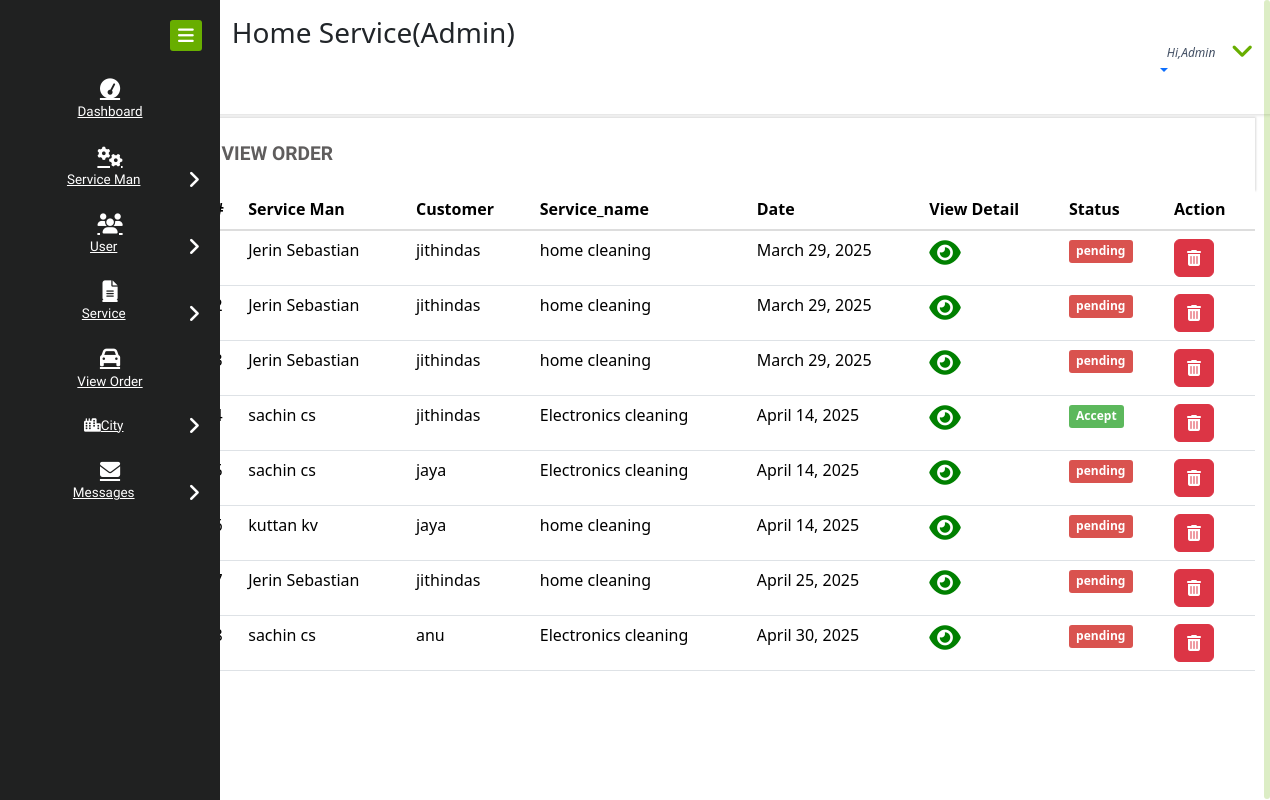
The app's page /admin_order, older data.
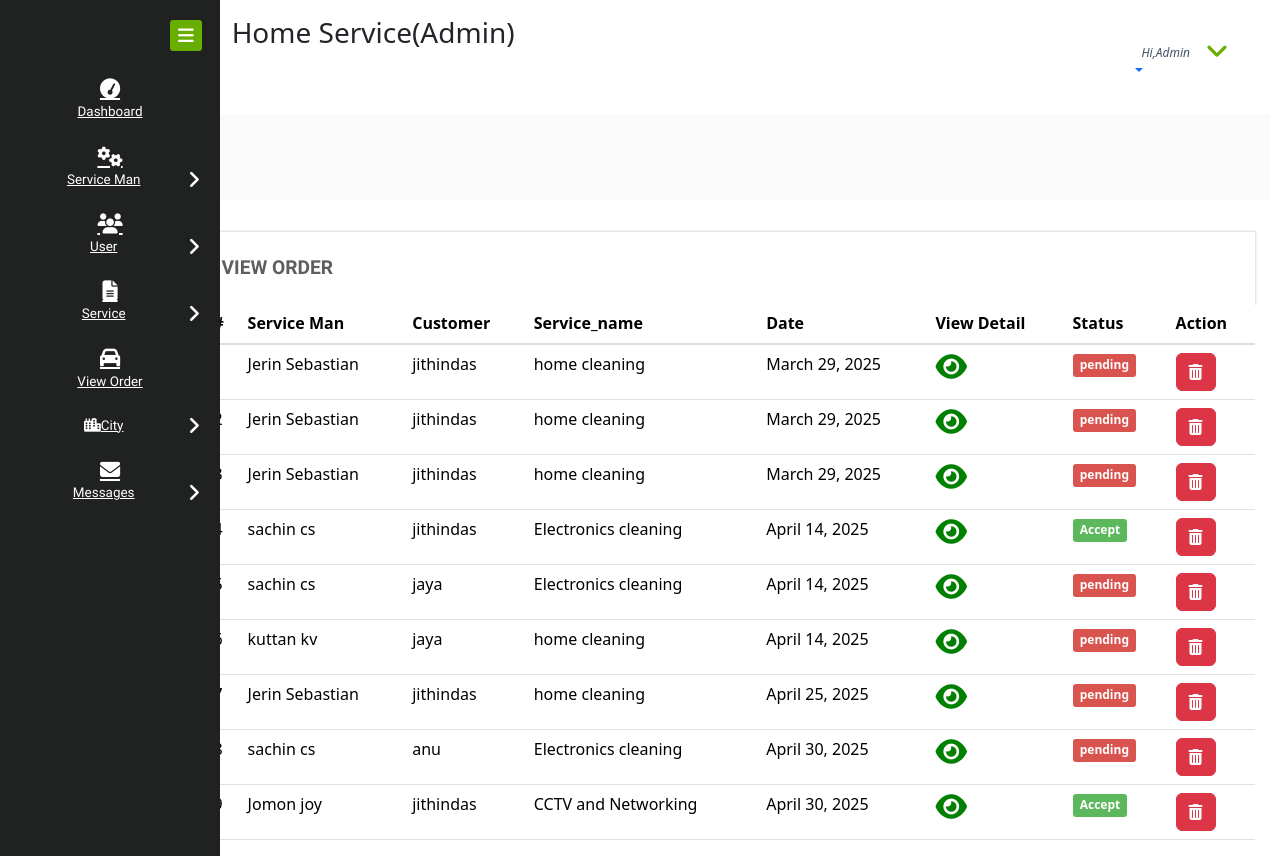
The same page, newer data.
### home_service/models.py (models this page shows, shortened)
class Order(models.Model):
    report_status = models.CharField(max_length=100, null=True)
    status = models.ForeignKey(Status,on_delete=models.CASCADE,null=True)
    service = models.ForeignKey(Service_Man, on_delete=models.CASCADE, null=True)
    customer = models.ForeignKey(Customer, on_delete=models.CASCADE, null=True)
    book_date = models.DateField(null=True)
    book_days = models.CharField(max_length=100, null=True)
    book_hours = models.CharField(max_length=100, null=True)
    price=models.IntegerField(null=True)
    razorpay_payment_id = models.CharField(max_length=100, null=True)
    razorpay_order_id = models.CharField(max_length=100, null=True)
    razorpay_signature = models.CharField(max_length=100, null=True)

class Service_Man(models.Model):
    status = models.ForeignKey(Status, on_delete=models.CASCADE, null=True)
    city = models.ForeignKey(City, on_delete=models.CASCADE, null=True)
    user = models.ForeignKey(User, on_delete=models.CASCADE, null=True)
    contact = models.CharField(max_length=100, null=True)
    address = models.CharField(max_length=100, null=True)
    doj = models.DateField(null=True)
    dob = models.DateField(null=True)
    id_type = models.CharField(max_length=100, null=True)
    service_name = models.CharField(max_length=100, null=True)
    experience = models.CharField(max_length=100, null=True)
    id_card = models.FileField(null=True)
    image = models.FileField(null=True,blank=True)
    price=models.IntegerField(default=500)

class Customer(models.Model):
    user = models.ForeignKey(User, on_delete=models.CASCADE, null=True)
    contact = models.CharField(max_length=100, null=True)
    address = models.CharField(max_length=100, null=True)
    image = models.FileField(null=True,blank=True)

class Status(models.Model):
    status = models.CharField(max_length=30, null=True)

### home_service/views.py (the view)
# urls.py: path('admin_order',Admin_Order,name="admin_order"),
def Admin_Order(request):
    order = Order.objects.all()
    d = {'order':order}
    return render(request,'admin_order.html',d)

### home_service/templates/admin_order.html (shortened to what this page needs)
{% extends 'admin_navigation.html' %}
{% load static %}
{% block body %}
<div class="chit-chat-layer1">
	<div class="col-md-12 chit-chat-layer1-left">
               <div class="work-progres">
                            <div class="chit-chat-heading">
                                  View Order
                            </div>
             </div><div class="table-responsive">
                                <table class="table table-hover">
                                  <thead>
                                    <tr>
                                      <th>#</th>
                                      <th>Service Man</th>
                                      <th>Customer</th>
                                      <th>Service_name</th>
                                      <th>Date</th>
                                      <th>View Detail</th>
                                      <th>Status</th>
                                      <th>Action</th>
                                  </tr>
                              </thead>
                              <tbody>
                              {% for i in order %}
                                <tr>
                                  <td>{{forloop.counter}}</td>
                                  <td>{{i.service.user.first_name}} {{i.service.user.last_name}}</td>
                                  <td>{{i.customer.user.username}}</td>
                                  <td>{{i.service.service_name}}</td>
                                  <td>{{i.book_date}}</td>
                                  <td><a href="{% url 'order_detail' i.id %}" ><i  style="color:green;font-size:28px" class="fa fa-eye"></i></a></td>
                                  {% if i.status.status == 'Accept' %}
                                  <td><span class="label label-success">{{i.status.status}}</span>
                                  </td>
                                  {% else %}
                                  <td><span class="label label-danger">{{i.status.status}}</span></td>
                                  {% endif %}
                                  <td><a href="{% url 'delete_admin_order' i.id %}" ><button class="btn btn-danger" onclick="return confirm('Are you sure ?')"><i class="fa fa-trash-o"></i></button></a></td>
                              </tr>
                              {% endfor %}
                          </tbody>
                      </table>
                  </div>
      </div>
</div>
    {% endblock %}

Row changes from the older to the newer data that the page shows:
added Order: service.user.first_name "Jomon", service.user.last_name "joy", customer.user.username "jithindas", service.service_name "CCTV and Networking", book_date "April 30, 2025", status.status "Accept"
